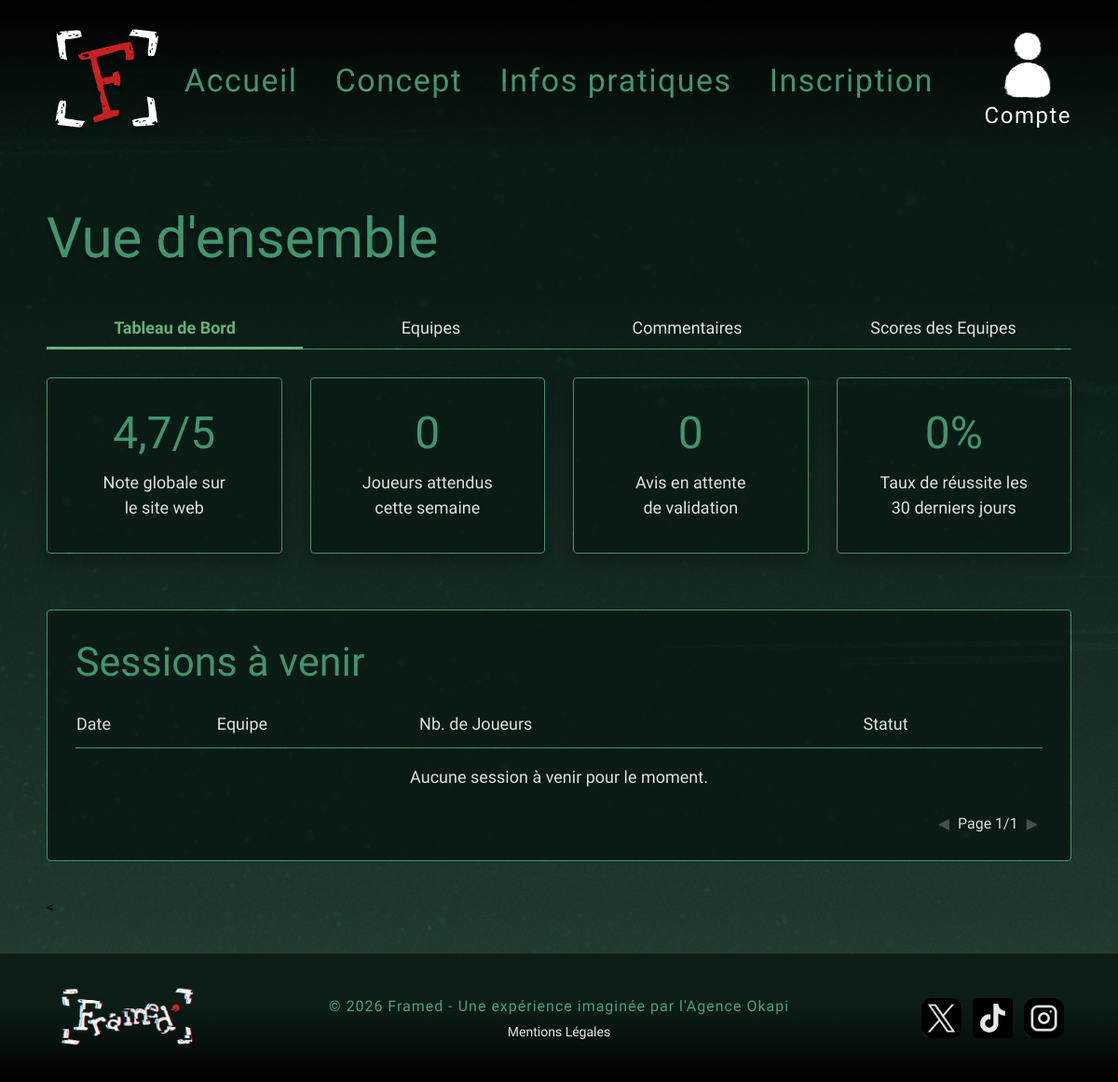
Page /gestion/index.php on the earlier database version.
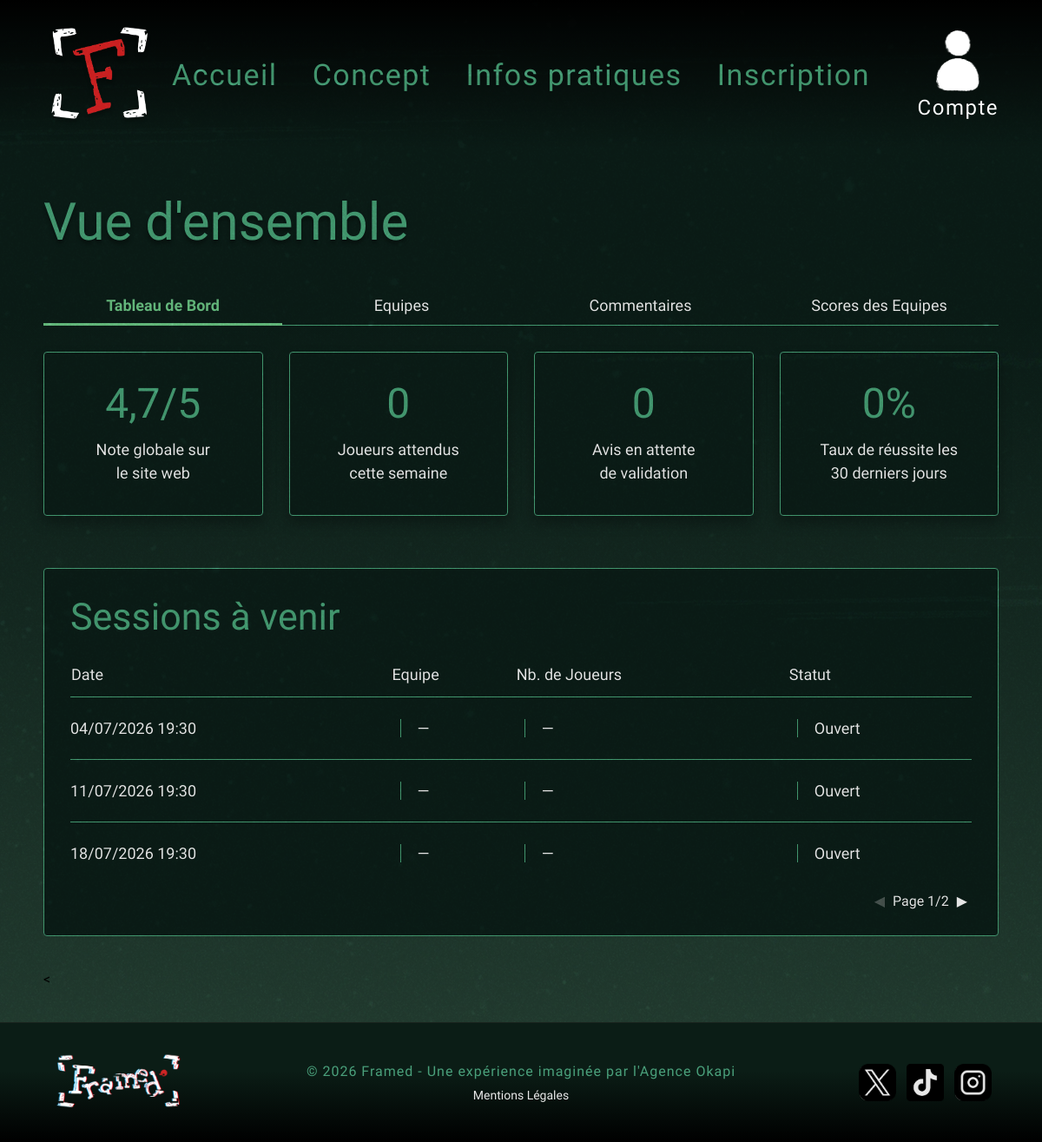
Same page on the later database version.
### tables this page shows
CREATE TABLE `sessions` (
  `id_session` int(11) NOT NULL,
  `date_session` datetime NOT NULL,
  `est_complete` tinyint(1) NOT NULL DEFAULT 0
);

### gestion/index.php (called while the page is built, shortened)
<?php
require_once 'admin_model.php';
$onglet = $_GET['onglet'] ?? 'dashboard';
if ($onglet === 'dashboard') {
    $stats    = recupererStatistiquesDashboard();
    $sessions = recupererSessionsAvecEquipes();
}
require_once 'admin_view.php';
?>

### gestion/admin_model.php (called while the page is built, shortened)
<?php
require_once __DIR__ . '/../conf/conf.inc.php';
function recupererSessionsAvecEquipes() {
    global $bdd;
    $req = $bdd->query("
        SELECT s.id_session, s.date_session, s.est_complete,
               e.nom_equipe, e.nb_participants
        FROM sessions s
        LEFT JOIN equipes e ON e.id_session = s.id_session
        ORDER BY s.date_session ASC
    ");
    return $req->fetchAll();
}
function recupererStatistiquesDashboard() {
    global $bdd;
    $stats = ['joueurs_attendus' => 0, 'avis_attente' => 0, 'taux_reussite' => '0'];
    try {
        $r1 = $bdd->query("SELECT COUNT(id_commentaire) AS total FROM commentaires WHERE statut = 'en_attente'");
        if ($r1) { $stats['avis_attente'] = $r1->fetch()['total']; }
        $r2 = $bdd->query("SELECT SUM(nb_participants) AS total FROM equipes");
        if ($r2) { $res = $r2->fetch(); $stats['joueurs_attendus'] = $res['total'] ?? 0; }
        $r3 = $bdd->query("SELECT COUNT(id_equipe) AS total FROM equipes WHERE score_obtenu > 0");
        $r4 = $bdd->query("SELECT COUNT(id_equipe) AS victoires FROM equipes WHERE score_obtenu >= 50");
        if ($r3 && $r4) {
            $total     = $r3->fetch()['total'];
        }
    } catch (Exception $e) {}
    return $stats;
}
?>

### gestion/admin_view.php (the view, shortened to what this page needs)
<?php
require_once '../view/autres_pages/header.php';
?>
<div class="background-gradient-container">
    <div class="dashboard-container">
        <h1 class="dashboard-title">Vue d'ensemble</h1>
        <nav class="tabs-navigation">
            <a href="index.php?onglet=dashboard" class="tab <?= $onglet == 'dashboard' ? 'active' : '' ?>">Tableau de
                Bord</a>
            <a href="index.php?onglet=equipes" class="tab <?= $onglet == 'equipes' ? 'active' : '' ?>">Equipes</a>
            <a href="index.php?onglet=commentaires"
                class="tab <?= $onglet == 'commentaires' ? 'active' : '' ?>">Commentaires</a>
            <a href="index.php?onglet=temps" class="tab <?= $onglet == 'temps' ? 'active' : '' ?>">Scores des
                Equipes</a>
        </nav>
        <?php if ($onglet === 'dashboard'): ?>
            <?php
            $elementsParPage = 3;
            $pageActuelle = isset($_GET['page']) ? (int) $_GET['page'] : 1;
            $totalSessions = count($sessions);
            $totalPages = ceil($totalSessions / $elementsParPage);
            $offset = ($pageActuelle - 1) * $elementsParPage;
            $sessionsAffichees = array_slice($sessions, $offset, $elementsParPage);
            ?>
            <div class="dashboard-stats">
                <div class="stat-card">
                    <div class="stat-value">4,7/5</div>
                    <div class="stat-label">Note globale sur<br>le site web</div>
                </div>
                <div class="stat-card">
                    <div class="stat-value"><?= htmlspecialchars($stats['joueurs_attendus'] ?? 0) ?></div>
                    <div class="stat-label">Joueurs attendus<br>cette semaine</div>
                </div>
                <div class="stat-card">
                    <div class="stat-value"><?= htmlspecialchars($stats['avis_attente'] ?? 0) ?></div>
                    <div class="stat-label">Avis en attente<br>de validation</div>
                </div>
                <div class="stat-card">
                    <div class="stat-value"><?= htmlspecialchars($stats['taux_reussite'] ?? 0) ?>%</div>
                    <div class="stat-label">Taux de réussite les<br>30 derniers jours</div>
                </div>
            </div>
            <div class="dashboard-table-container">
                <h2 class="table-title">Sessions à venir</h2>
                <table class="dashboard-table">
                    <thead>
                        <tr>
                            <th>Date</th>
                            <th>Equipe</th>
                            <th>Nb. de Joueurs</th>
                            <th>Statut</th>
                        </tr>
                    </thead>
                    <tbody>
                        <?php if (!empty($sessionsAffichees)): ?>
                            <?php foreach ($sessionsAffichees as $index => $session): ?>
                                <?php
                                $isLast = ($index === count($sessionsAffichees) - 1);
                                $classNoBorder = $isLast ? 'no-border-bottom' : '';
                                ?>
                                <tr>
                                    <td class="<?= $classNoBorder ?>">
                                        <?= date('d/m/Y H:i', strtotime($session['date_session'])) ?>
                                    </td>
                                    <td class="border-left <?= $classNoBorder ?>">
                                        <?= htmlspecialchars($session['nom_equipe'] ?? '—') ?>
                                    </td>
                                    <td class="border-left <?= $classNoBorder ?>">
                                        <?= $session['nb_participants'] ?? '—' ?>
                                    </td>
                                    <td class="border-left <?= $classNoBorder ?>">
                                        <?= $session['est_complete'] ? 'Complet' : 'Ouvert' ?>
                                    </td>
                                </tr>
                            <?php endforeach; ?>
                        <?php else: ?>
                            <tr>
                                <td colspan="4" class="no-border-bottom" style="text-align: center; padding: 20px;">Aucune
                                    session à
                                    venir pour le moment.</td>
                            </tr>
                        <?php endif; ?>
                    </tbody>
                </table>
                <div class="table-pagination">
                    <?php if ($pageActuelle > 1): ?>
                        <a href="index.php?onglet=dashboard&page=<?= $pageActuelle - 1 ?>">◀</a>
                    <?php else: ?>
                        <span style="color: rgba(232, 232, 232, 0.3); margin: 0 5px;">◀</span>
                    <?php endif; ?>
                    Page <?= $pageActuelle ?>/<?= max(1, $totalPages) ?>
                    <?php if ($pageActuelle < $totalPages): ?>
                        <a href="index.php?onglet=dashboard&page=<?= $pageActuelle + 1 ?>">▶</a>
                    <?php else: ?>
                        <span style="color: rgba(232, 232, 232, 0.3); margin: 0 5px;">▶</span>
                    <?php endif; ?>
                </div>
            </div>
            <<?php endif; ?>
</div>
</div>
<?php require_once '../view/autres_pages/footer.php'; ?>

### view/autres_pages/header.php (shortened to what this page needs)
<!DOCTYPE html>
<html lang="fr">
<head>
    <link rel="stylesheet" href="/style.css">
</head>
<body>
    <header>
        <nav>
            <div class="logo">
                <a href="/index.php?action=accueil">
                    <img src="/view/img/Framed-Favicon.webp" alt="Logo Framed">
                </a>
            </div>
            <div class="menu">
                <ul>
                    <li><a href="index.php?action=accueil">Accueil</a></li>
                    <li><a href="index.php?action=concept">Concept</a></li>
                    <li><a href="index.php?action=infos">Infos pratiques</a></li>
                    <?php if (isset($_SESSION['id_utilisateur'])): ?>
                        <li><a href="index.php?action=profil">Mon Profil</a></li>
                    <?php else: ?>
                        <li><a href="index.php?action=inscription">Inscription</a></li>
                    <?php endif; ?>
                </ul>
            </div>
            <ul class="droite">
                <?php if (isset($_SESSION['id_utilisateur'])): ?>
                    <li><a href="index.php?action=deconnexion" class="compte"><img src="/view/img/compte.webp" alt="Compte">Déconnexion</a></li>
                <?php else: ?>
                    <li>
                        <a href="index.php?action=connexion" class="compte">
                            <img src="/view/img/compte.webp" alt="Compte">Compte</a>
                    </li>
                <?php endif; ?>
            </ul>
        </nav>
    </header>

### view/autres_pages/footer.php (shortened to what this page needs)
<footer class="site-footer">
    <div class="footer-logo">
        <img src="/view/img/Framed-Logo.webp" alt="Framed Logo">
    </div>
    <div class="footer-center">
        <p class="copyright">© 2026 Framed - Une expérience imaginée par l'Agence Okapi</p>
        <a href="index.php?action=mentions" class="mentions-legales">Mentions Légales</a>
    </div>
    <div class="footer-socials">
        <a href="#" target="_blank" class="social-icon">
            <img src="/view/img/logo_X.webp" alt="X (Twitter)">
        </a>
        <a href="#" target="_blank" class="social-icon">
            <img src="/view/img/logo_tiktok.webp" alt="TikTok">
        </a>
        <a href="#" target="_blank" class="social-icon">
            <img src="/view/img/logo_insta.webp" alt="Instagram">
        </a>
    </div>
</footer>
</body>
</html>

Differences in the rows shown:
added sessions: date_session "04/07/2026 19:30", nom_equipe "—", nb_participants "—", est_complete "Ouvert"
added sessions: date_session "11/07/2026 19:30", nom_equipe "—", nb_participants "—", est_complete "Ouvert"
added sessions: date_session "18/07/2026 19:30", nom_equipe "—", nb_participants "—", est_complete "Ouvert"
Other differences:
max(1, $totalPages): "1" → "2"
text no longer shown: "Aucune session à venir pour le moment."
